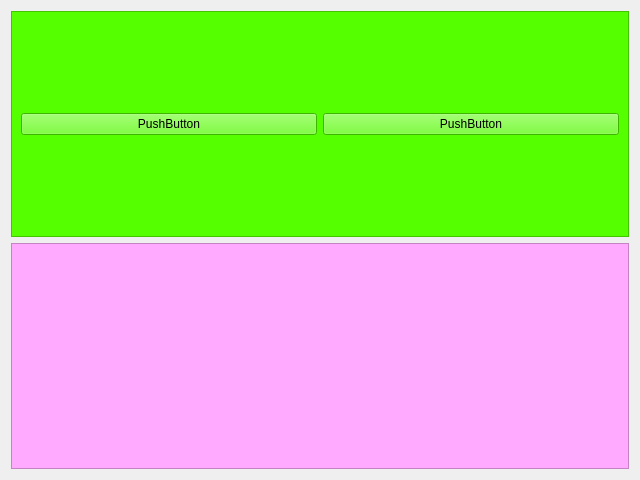
<?xml version="1.0" encoding="UTF-8"?>
<ui version="4.0">
 <class>Form</class>
 <widget class="QWidget" name="Form">
  <property name="geometry">
   <rect>
    <x>0</x>
    <y>0</y>
    <width>640</width>
    <height>480</height>
   </rect>
  </property>
  <property name="windowTitle">
   <string>Form</string>
  </property>
  <layout class="QVBoxLayout" name="formLayout">
   <item>
    <widget class="QFrame" name="frame1">
     <property name="styleSheet">
      <string notr="true">background-color: rgb(85, 255, 0);</string>
     </property>
     <property name="frameShape">
      <enum>QFrame::StyledPanel</enum>
     </property>
     <property name="frameShadow">
      <enum>QFrame::Raised</enum>
     </property>
     <layout class="QHBoxLayout" name="frame1Layout">
      <item>
       <widget class="QPushButton" name="pushButton">
        <property name="text">
         <string>PushButton</string>
        </property>
       </widget>
      </item>
      <item>
       <widget class="QPushButton" name="pushButton_2">
        <property name="text">
         <string>PushButton</string>
        </property>
       </widget>
      </item>
     </layout>
    </widget>
   </item>
   <item>
    <widget class="QFrame" name="frame2">
     <property name="styleSheet">
      <string notr="true">background-color: rgb(255, 170, 255);</string>
     </property>
     <property name="frameShape">
      <enum>QFrame::StyledPanel</enum>
     </property>
     <property name="frameShadow">
      <enum>QFrame::Raised</enum>
     </property>
    </widget>
   </item>
  </layout>
 </widget>
 <resources/>
 <connections/>
</ui>
